Frame 1 (no input): blank canvas, image omitted
Frame 60 (the mouse pressed at the canvas centre just before this capture): blank canvas, image omitted
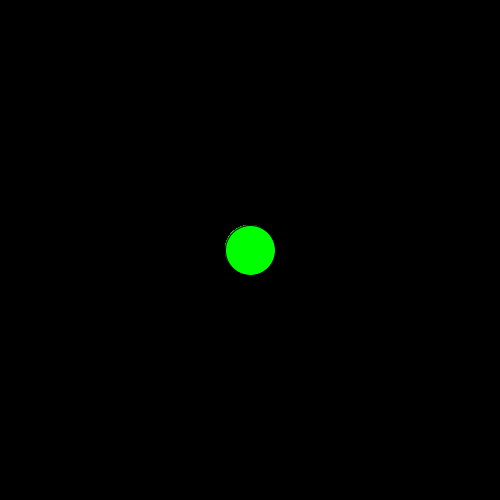
Frame 120 (the mouse held since frame 60 and released just before this capture)

The Processing sketch whose frames 1 and 60 were blank and that drew this single picture after the mouse press (run headless with seeded random() and noise(); from frame 60 on, the mouse is pressed at the canvas centre):

// Processing sketch: array_colores
// ── array_colores.pde
/*
En este ejemplo usamos un array para guardar 3 colores
 A los cuales accedemos en el draw a través de la condicional de mousePressed
 */

color colorFondo = color(0, 0, 0);
color [] colores = {color(255, 0, 0), color(0, 255, 0), color(0, 0, 255), color(255,255,0)};
int index = 0;


void setup() {
  size(500, 500);
  background(colorFondo);
}

void draw() {
  if (mousePressed) {
    println(index);
    fill(colores[index]); //accedemos al elemento del array usando "index" 
    ellipse(mouseX, mouseY, 50, 50);
  }
}

void mousePressed() {
  index ++;//cuando apretamos el mouse "index" se incrementa
  if (index>=colores.length) { //si es mayor al numero de elementos del array...
    index = 0; //vuelve a cero, es decir hacemos un ciclo
  }
}
